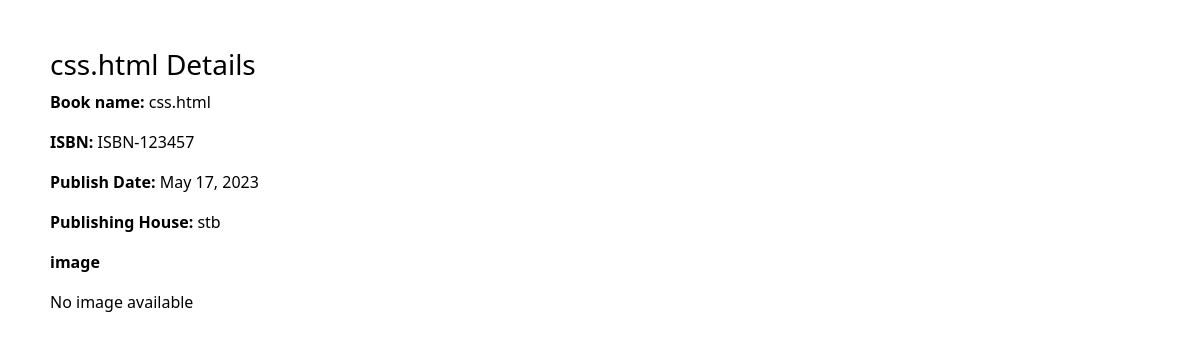
Screenshot of /show_details/3/ with the database file from the repository.
### book_lab/models.py (models this page shows, shortened)
class book(models.Model):
    name = models.CharField(max_length=100)
    publish_date = models.DateField()
    isbn = models.CharField(max_length=13)
    image = models.ImageField(upload_to='images/%y/%m/%d',null=True,blank=True)
    publishing_house = models.ForeignKey(publishing_house,on_delete=models.PROTECT,null=True)

class publishing_house(models.Model):
    name = models.CharField(max_length=100)
    def __str__(self):
        return self.name

### book_lab/views.py (the view)
# urls.py: path('show_details/<int:id>/',views.show_details,name='show_details' ),
def show_details(request,id):
    books = book.objects.get(id=id)
    context={
        'books':books
    }
    return render(request, 'books/book_details.html', context)

### templates/books/book_details.html (shortened to what this page needs)
{% extends 'base.html' %}
{% load static %}
{% block content %}
    <br>
    <h3>{{ books.name }} Details</h3>
    <p><strong>Book name:</strong> {{ books.name }}</p>
    <p><strong>ISBN:</strong> {{ books.isbn }}</p>
    <p><strong>Publish Date:</strong> {{ books.publish_date }}</p>
    <p><strong>Publishing House:</strong> {{ books.publishing_house }}</p>
    <p><strong>image</strong> <br>
    {% if books.image %}
        <img src="{{ books.image.url }}" alt="{{ books.name }} Image" style="max-width: 350px; margin-left: 50px; margin-top: 20px;">
    {% else %}
        <p>No image available</p>
    {% endif %}   </p>
{% endblock %}

### templates/base.html (style rules this page uses)
body { color :black; background-color:white; }

### templates/books/book_details.html (style rules this page uses)
body { margin-left: 50px; }

### rows the page displays
book: name "css.html", isbn "ISBN-123457", publish_date "May 17, 2023", publishing_house "stb"
